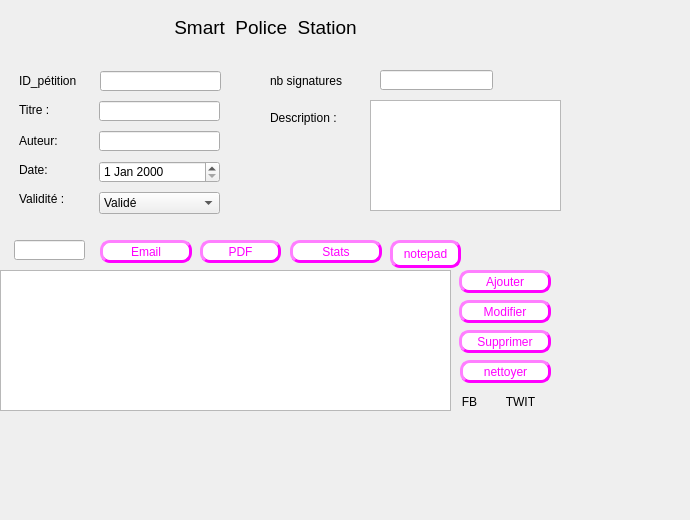
       <widget class="QWidget" name="page_10">
        <widget class="QLabel" name="label_101">
         <property name="geometry">
          <rect>
           <x>270</x>
           <y>110</y>
           <width>111</width>
           <height>16</height>
          </rect>
         </property>
         <property name="text">
          <string>Description :</string>
         </property>
        </widget>
        <widget class="QPushButton" name="pause">
         <property name="geometry">
          <rect>
           <x>489</x>
           <y>10</y>
           <width>75</width>
           <height>51</height>
          </rect>
         </property>
         <property name="styleSheet">
          <string notr="true">border-style:outset ; 
border-width:0px ; 
border-radius:0px;</string>
         </property>
         <property name="text">
          <string/>
         </property>
         <property name="icon">
          <iconset>
           <normaloff>C:/Documents/PoliceStation2/Nouveau dossier/break-2398780_1280.png</normaloff>C:/Documents/PoliceStation2/Nouveau dossier/break-2398780_1280.png</iconset>
         </property>
         <property name="iconSize">
          <size>
           <width>200</width>
           <height>50</height>
          </size>
         </property>
        </widget>
        <widget class="QLabel" name="label_102">
         <property name="geometry">
          <rect>
           <x>19</x>
           <y>163</y>
           <width>47</width>
           <height>13</height>
          </rect>
         </property>
         <property name="text">
          <string>Date:</string>
         </property>
        </widget>
        <widget class="QPushButton" name="email_pet">
         <property name="geometry">
          <rect>
           <x>100</x>
           <y>240</y>
           <width>92</width>
           <height>23</height>
          </rect>
         </property>
         <property name="styleSheet">
          <string notr="true">
background-color:white; 
color: rgb(255, 0, 255);
border-style:outset ; 
border-width:3px ; 
border-radius:10px;</string>
         </property>
         <property name="text">
          <string>Email</string>
         </property>
        </widget>
        <widget class="QPushButton" name="play_2">
         <property name="geometry">
          <rect>
           <x>426</x>
           <y>-1</y>
           <width>75</width>
           <height>71</height>
          </rect>
         </property>
         <property name="styleSheet">
          <string notr="true">border-style:outset ; 
border-width:0px ; 
border-radius:0px;</string>
         </property>
         <property name="text">
          <string/>
         </property>
         <property name="icon">
          <iconset>
           <normaloff>C:/Documents/PoliceStation2/Nouveau dossier/play-button-circled.png</normaloff>C:/Documents/PoliceStation2/Nouveau dossier/play-button-circled.png</iconset>
         </property>
         <property name="iconSize">
          <size>
           <width>220</width>
           <height>55</height>
          </size>
         </property>
        </widget>
        <widget class="QDateEdit" name="date_pet">
         <property name="geometry">
          <rect>
           <x>99</x>
           <y>161</y>
           <width>121</width>
           <height>22</height>
          </rect>
         </property>
        </widget>
        <widget class="QPushButton" name="ajouter_petition">
         <property name="geometry">
          <rect>
           <x>459</x>
           <y>270</y>
           <width>92</width>
           <height>23</height>
          </rect>
         </property>
         <property name="styleSheet">
          <string notr="true">
background-color:white; 
color: rgb(255, 0, 255);
border-style:outset ; 
border-width:3px ; 
border-radius:10px;</string>
         </property>
         <property name="text">
          <string>Ajouter</string>
         </property>
        </widget>
        <widget class="QLabel" name="label_103">
         <property name="geometry">
          <rect>
           <x>19</x>
           <y>191</y>
           <width>71</width>
           <height>16</height>
          </rect>
         </property>
         <property name="text">
          <string>Validité :</string>
         </property>
        </widget>
        <widget class="QLabel" name="label_110">
         <property name="geometry">
          <rect>
           <x>270</x>
           <y>70</y>
           <width>111</width>
           <height>21</height>
          </rect>
         </property>
         <property name="text">
          <string>nb signatures </string>
         </property>
        </widget>
        <widget class="QPushButton" name="supprimer_petition">
         <property name="geometry">
          <rect>
           <x>459</x>
           <y>330</y>
           <width>92</width>
           <height>23</height>
          </rect>
         </property>
         <property name="styleSheet">
          <string notr="true">
background-color:white; 
color: rgb(255, 0, 255);
border-style:outset ; 
border-width:3px ; 
border-radius:10px;</string>
         </property>
         <property name="text">
          <string>Supprimer</string>
         </property>
        </widget>
        <widget class="QTextEdit" name="description_pet">
         <property name="geometry">
          <rect>
           <x>370</x>
           <y>100</y>
           <width>191</width>
           <height>111</height>
          </rect>
         </property>
        </widget>
        <widget class="QLabel" name="label_111">
         <property name="geometry">
          <rect>
           <x>19</x>
           <y>133</y>
           <width>61</width>
           <height>16</height>
          </rect>
         </property>
         <property name="text">
          <string>Auteur:</string>
         </property>
        </widget>
        <widget class="QLabel" name="policou_21">
         <property name="geometry">
          <rect>
           <x>169</x>
           <y>10</y>
           <width>231</width>
           <height>35</height>
          </rect>
         </property>
         <property name="sizePolicy">
          <sizepolicy hsizetype="Preferred" vsizetype="Maximum">
           <horstretch>0</horstretch>
           <verstretch>0</verstretch>
          </sizepolicy>
         </property>
         <property name="font">
          <font>
           <family>Arial</family>
           <pointsize>14</pointsize>
           <weight>50</weight>
           <bold>false</bold>
           <underline>false</underline>
          </font>
         </property>
         <property name="text">
          <string> Smart  Police  Station</string>
         </property>
         <property name="textFormat">
          <enum>Qt::PlainText</enum>
         </property>
        </widget>
        <widget class="QPushButton" name="pdf_petition">
         <property name="geometry">
          <rect>
           <x>200</x>
           <y>240</y>
           <width>81</width>
           <height>23</height>
          </rect>
         </property>
         <property name="styleSheet">
          <string notr="true">
background-color:white; 
color: rgb(255, 0, 255);
border-style:outset ; 
border-width:3px ; 
border-radius:10px;</string>
         </property>
         <property name="text">
          <string>PDF</string>
         </property>
        </widget>
        <widget class="QLineEdit" name="titre_pet">
         <property name="geometry">
          <rect>
           <x>99</x>
           <y>101</y>
           <width>121</width>
           <height>20</height>
          </rect>
         </property>
        </widget>
        <widget class="QLabel" name="idpetition_5">
         <property name="geometry">
          <rect>
           <x>19</x>
           <y>73</y>
           <width>81</width>
           <height>16</height>
          </rect>
         </property>
         <property name="text">
          <string>ID_pétition</string>
         </property>
        </widget>
        <widget class="QTableView" name="tab_petition">
         <property name="geometry">
          <rect>
           <x>0</x>
           <y>270</y>
           <width>451</width>
           <height>141</height>
          </rect>
         </property>
        </widget>
        <widget class="QLineEdit" name="auteur_pet">
         <property name="geometry">
          <rect>
           <x>99</x>
           <y>131</y>
           <width>121</width>
           <height>20</height>
          </rect>
         </property>
        </widget>
        <widget class="QPushButton" name="modifier_petition">
         <property name="geometry">
          <rect>
           <x>459</x>
           <y>300</y>
           <width>92</width>
           <height>23</height>
          </rect>
         </property>
         <property name="styleSheet">
          <string notr="true">
background-color:white; 
color: rgb(255, 0, 255);
border-style:outset ; 
border-width:3px ; 
border-radius:10px;</string>
         </property>
         <property name="text">
          <string>Modifier</string>
         </property>
        </widget>
        <widget class="QLineEdit" name="nbr_pet">
         <property name="geometry">
          <rect>
           <x>380</x>
           <y>70</y>
           <width>113</width>
           <height>20</height>
          </rect>
         </property>
        </widget>
        <widget class="QComboBox" name="validite_pet">
         <property name="geometry">
          <rect>
           <x>99</x>
           <y>192</y>
           <width>121</width>
           <height>22</height>
          </rect>
         </property>
         <property name="styleSheet">
          <string notr="true"/>
         </property>
         <item>
          <property name="text">
           <string>Validé</string>
          </property>
         </item>
         <item>
          <property name="text">
           <string>Non validé</string>
          </property>
         </item>
        </widget>
        <widget class="QLabel" name="label_112">
         <property name="geometry">
          <rect>
           <x>19</x>
           <y>103</y>
           <width>47</width>
           <height>13</height>
          </rect>
         </property>
         <property name="text">
          <string>Titre :</string>
         </property>
        </widget>
        <widget class="QLineEdit" name="id_pet">
         <property name="geometry">
          <rect>
           <x>100</x>
           <y>71</y>
           <width>121</width>
           <height>20</height>
          </rect>
         </property>
        </widget>
        <widget class="QPushButton" name="nettoyer_3">
         <property name="geometry">
          <rect>
           <x>460</x>
           <y>360</y>
           <width>91</width>
           <height>23</height>
          </rect>
         </property>
         <property name="styleSheet">
          <string notr="true">
background-color:white; 
color: rgb(255, 0, 255);
border-style:outset ; 
border-width:3px ; 
border-radius:10px;</string>
         </property>
         <property name="text">
          <string>nettoyer</string>
         </property>
        </widget>
        <widget class="QLineEdit" name="recherche_dynamique">
         <property name="geometry">
          <rect>
           <x>14</x>
           <y>240</y>
           <width>71</width>
           <height>20</height>
          </rect>
         </property>
        </widget>
        <widget class="QPushButton" name="pushButton_twitter">
         <property name="geometry">
          <rect>
           <x>490</x>
           <y>390</y>
           <width>61</width>
           <height>23</height>
          </rect>
         </property>
         <property name="styleSheet">
          <string notr="true">border-style:outset ; 
border-width:0px ; 
border-radius:0px;</string>
         </property>
         <property name="text">
          <string>TWIT</string>
         </property>
         <property name="icon">
          <iconset>
           <normaloff>C:/Downloads/sm_5b32227ca3eb9.jpg</normaloff>C:/Downloads/sm_5b32227ca3eb9.jpg</iconset>
         </property>
         <property name="iconSize">
          <size>
           <width>200</width>
           <height>30</height>
          </size>
         </property>
        </widget>
        <widget class="QPushButton" name="pushButton_facebook">
         <property name="geometry">
          <rect>
           <x>449</x>
           <y>390</y>
           <width>41</width>
           <height>23</height>
          </rect>
         </property>
         <property name="styleSheet">
          <string notr="true">border-style:outset ; 
border-width:0px ; 
border-radius:0px;</string>
         </property>
         <property name="text">
          <string>FB</string>
         </property>
         <property name="icon">
          <iconset>
           <normaloff>C:/Downloads/png-clipart-facebook-logo-computer-icons-facebook-the-bulwell-academy-like-button-icon-like-s-miscellaneous-blue.png</normaloff>C:/Downloads/png-clipart-facebook-logo-computer-icons-facebook-the-bulwell-academy-like-button-icon-like-s-miscellaneous-blue.png</iconset>
         </property>
        </widget>
        <widget class="QPushButton" name="voir_stats">
         <property name="geometry">
          <rect>
           <x>290</x>
           <y>240</y>
           <width>92</width>
           <height>23</height>
          </rect>
         </property>
         <property name="styleSheet">
          <string notr="true">
background-color:white; 
color: rgb(255, 0, 255);
border-style:outset ; 
border-width:3px ; 
border-radius:10px;</string>
         </property>
         <property name="text">
          <string>Stats</string>
         </property>
        </widget>
        <widget class="QLabel" name="label_id_pet">
         <property name="geometry">
          <rect>
           <x>240</x>
           <y>70</y>
           <width>21</width>
           <height>16</height>
          </rect>
         </property>
         <property name="text">
          <string/>
         </property>
         <property name="scaledContents">
          <bool>true</bool>
         </property>
        </widget>
        <widget class="QLabel" name="label_titre">
         <property name="geometry">
          <rect>
           <x>230</x>
           <y>100</y>
           <width>21</width>
           <height>16</height>
          </rect>
         </property>
         <property name="text">
          <string/>
         </property>
         <property name="scaledContents">
          <bool>true</bool>
         </property>
        </widget>
        <widget class="QLabel" name="label_auteur">
         <property name="geometry">
          <rect>
           <x>230</x>
           <y>130</y>
           <width>21</width>
           <height>16</height>
          </rect>
         </property>
         <property name="text">
          <string/>
         </property>
         <property name="scaledContents">
          <bool>true</bool>
         </property>
        </widget>
        <widget class="QLabel" name="label_date">
         <property name="geometry">
          <rect>
           <x>230</x>
           <y>160</y>
           <width>21</width>
           <height>16</height>
          </rect>
         </property>
         <property name="text">
          <string/>
         </property>
         <property name="scaledContents">
          <bool>true</bool>
         </property>
        </widget>
        <widget class="QLabel" name="label_validite">
         <property name="geometry">
          <rect>
           <x>230</x>
           <y>200</y>
           <width>21</width>
           <height>16</height>
          </rect>
         </property>
         <property name="text">
          <string/>
         </property>
         <property name="scaledContents">
          <bool>true</bool>
         </property>
        </widget>
        <widget class="QLabel" name="label_nbr">
         <property name="geometry">
          <rect>
           <x>500</x>
           <y>70</y>
           <width>21</width>
           <height>16</height>
          </rect>
         </property>
         <property name="text">
          <string/>
         </property>
         <property name="scaledContents">
          <bool>true</bool>
         </property>
        </widget>
        <widget class="QLabel" name="label_description">
         <property name="geometry">
          <rect>
           <x>570</x>
           <y>100</y>
           <width>21</width>
           <height>16</height>
          </rect>
         </property>
         <property name="text">
          <string/>
         </property>
         <property name="scaledContents">
          <bool>true</bool>
         </property>
        </widget>
        <widget class="QPushButton" name="pushButton_notepad">
         <property name="geometry">
          <rect>
           <x>390</x>
           <y>240</y>
           <width>71</width>
           <height>28</height>
          </rect>
         </property>
         <property name="styleSheet">
          <string notr="true">background-color:white; 
color: rgb(255, 0, 255);
border-style:outset ; 
border-width:3px ; 
border-radius:10px;</string>
         </property>
         <property name="text">
          <string>notepad</string>
         </property>
        </widget>
        <widget class="QLabel" name="label_79">
         <property name="geometry">
          <rect>
           <x>0</x>
           <y>0</y>
           <width>681</width>
           <height>511</height>
          </rect>
         </property>
         <property name="styleSheet">
          <string notr="true">*{
background-color :transparent;
border-image:url(D:/projetC++/integration_base/pictures_base/p.png);
}</string>
         </property>
         <property name="text">
          <string/>
         </property>
        </widget>
        <zorder>label_79</zorder>
        <zorder>label_101</zorder>
        <zorder>pause</zorder>
        <zorder>label_102</zorder>
        <zorder>email_pet</zorder>
        <zorder>play_2</zorder>
        <zorder>date_pet</zorder>
        <zorder>ajouter_petition</zorder>
        <zorder>label_103</zorder>
        <zorder>label_110</zorder>
        <zorder>supprimer_petition</zorder>
        <zorder>description_pet</zorder>
        <zorder>label_111</zorder>
        <zorder>policou_21</zorder>
        <zorder>pdf_petition</zorder>
        <zorder>titre_pet</zorder>
        <zorder>idpetition_5</zorder>
        <zorder>tab_petition</zorder>
        <zorder>auteur_pet</zorder>
        <zorder>modifier_petition</zorder>
        <zorder>nbr_pet</zorder>
        <zorder>validite_pet</zorder>
        <zorder>label_112</zorder>
        <zorder>id_pet</zorder>
        <zorder>nettoyer_3</zorder>
        <zorder>recherche_dynamique</zorder>
        <zorder>pushButton_twitter</zorder>
        <zorder>pushButton_facebook</zorder>
        <zorder>voir_stats</zorder>
        <zorder>label_id_pet</zorder>
        <zorder>label_titre</zorder>
        <zorder>label_auteur</zorder>
        <zorder>label_date</zorder>
        <zorder>label_validite</zorder>
        <zorder>label_nbr</zorder>
        <zorder>label_description</zorder>
        <zorder>pushButton_notepad</zorder>
       </widget>
